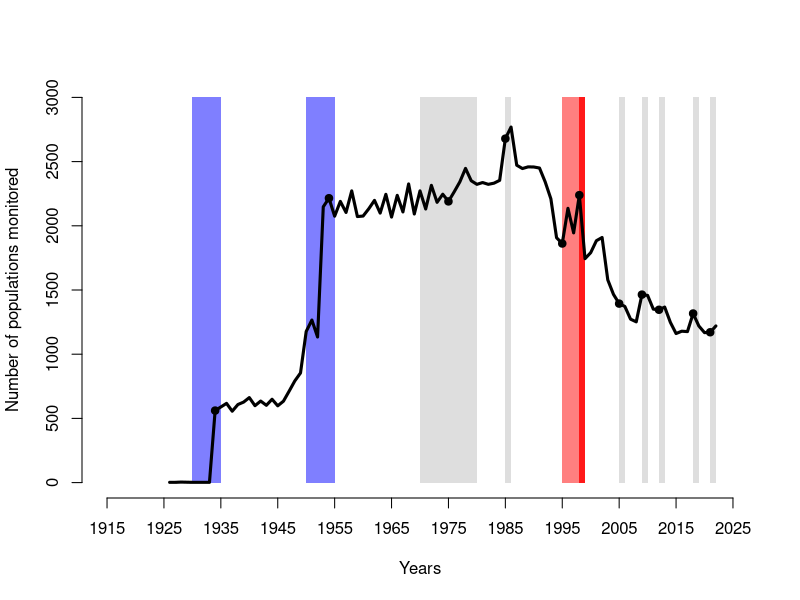

Write R code to recreate this figure.
library(here)
library(scales)

d = read.csv(here("data_EA","Number_populationsAssessed_total.csv"))

png(here("figures","2024-june-salmon-monitoring-timeline.png"), width=8, height=4, units="in",res=750)

plot(d$Year, d$count, bty="n", xlab="Years", ylab="Number of populations monitored", ylim=c(0,3000),xlim=c(1915,2025), xaxt="n", type="l",col="white")
axis(1, at=seq(1915,2025,10), labels=TRUE)

# polygon(x=c(1866,1867,1867,1866), y=c(0,0,2500,2500), col=alpha("grey",.5), border=NA)
# polygon(x=c(1868,1869,1869,1868), y=c(0,0,2500,2500), col=alpha("grey",.5), border=NA)
polygon(x=c(1930,1935,1935,1930), y=c(0,0,3000,3000), col=alpha("blue",.5), border=NA)
polygon(x=c(1950,1955,1955,1950), y=c(0,0,3000,3000), col=alpha("blue",.5), border=NA)
polygon(x=c(1970,1980,1980,1970), y=c(0,0,3000,3000), col=alpha("grey",.5), border=NA)
polygon(x=c(1985,1986,1986,1985), y=c(0,0,3000,3000), col=alpha("grey",.5), border=NA)
polygon(x=c(1995,1998,1998,1995), y=c(0,0,3000,3000), col=alpha("red",.5), border=NA)
polygon(x=c(1998,1999,1999,1998), y=c(0,0,3000,3000), col=alpha("red",.9), border=NA)
polygon(x=c(2005,2006,2006,2005), y=c(0,0,3000,3000), col=alpha("grey",.5), border=NA)
polygon(x=c(2009,2010,2010,2009), y=c(0,0,3000,3000), col=alpha("grey",.5), border=NA)
polygon(x=c(2012,2013,2013,2012), y=c(0,0,3000,3000), col=alpha("grey",.5), border=NA)
polygon(x=c(2018,2019,2019,2018), y=c(0,0,3000,3000), col=alpha("grey",.5), border=NA)
polygon(x=c(2021,2022,2022,2021), y=c(0,0,3000,3000), col=alpha("grey",.5), border=NA)

key.years=c(1934,1954,1975,1985,1995,1998,2005,2009,2012,2018,2021)
lines(d$Year, d$count, lwd=3)
points(d[d$Year%in%key.years,]$Year,d[d$Year%in%key.years,]$count, pch=20,cex=1.5, col="black")


dev.off()
